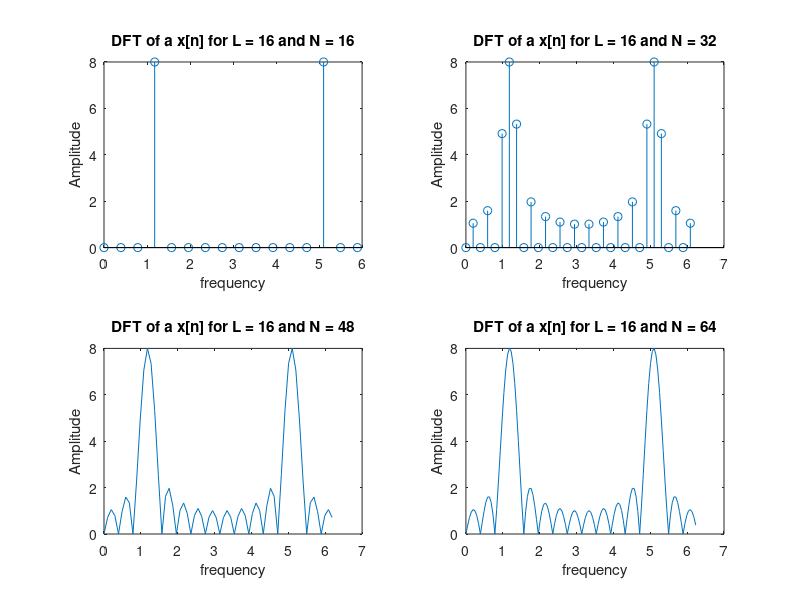

Source code (MATLAB): (Note: this script raises an error after producing the figure.)
f0 = 12;
fs = 64;
L = 16;
m = [1 2 4 8];
N = m*L;
n = 0:1:L-1;
p = cos(2*pi*f0*n/fs);
w = ones(1,L);
x = w.*p;

X = fft(x,N(1));
subplot(2,2,1);
f = (0:1:length(X)-1)*(2*pi/N(1));
stem(f,abs(X));
xlabel("frequency");
ylabel("Amplitude");
title("DFT of a x[n] for L = 16 and N = 16");

X = fft(x,N(2));
subplot(2,2,2);
f = (0:1:length(X)-1)*(2*pi/N(2));
stem(f,abs(X));
xlabel("frequency");
ylabel("Amplitude");
title("DFT of a x[n] for L = 16 and N = 32");

X = fft(x,N(3));
subplot(2,2,3);
f = (0:1:length(X)-1)*(2*pi/N(3));
plot(f,abs(X));
xlabel("frequency");
ylabel("Amplitude");
title("DFT of a x[n] for L = 16 and N = 48");

X = fft(x,N(4));
subplot(2,2,4);
f = (0:1:length(X)-1)*(2*pi/N(4));
plot(f,abs(X));
xlabel("frequency");
ylabel("Amplitude");
title("DFT of a x[n] for L = 16 and N = 64");

sgtitle("DFT of a x[n] for L = 16 and N = 16, 32, 48, 64");